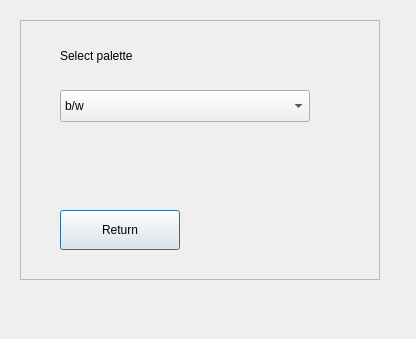
<?xml version="1.0" encoding="UTF-8"?>
<ui version="4.0">
 <class>PaletteDialog</class>
 <widget class="QDialog" name="PaletteDialog">
  <property name="geometry">
   <rect>
    <x>0</x>
    <y>0</y>
    <width>416</width>
    <height>339</height>
   </rect>
  </property>
  <property name="windowTitle">
   <string>Dialog</string>
  </property>
  <property name="styleSheet">
   <string notr="true"/>
  </property>
  <widget class="QFrame" name="PaletteFrame">
   <property name="geometry">
    <rect>
     <x>20</x>
     <y>20</y>
     <width>360</width>
     <height>260</height>
    </rect>
   </property>
   <property name="styleSheet">
    <string notr="true"/>
   </property>
   <property name="frameShape">
    <enum>QFrame::StyledPanel</enum>
   </property>
   <property name="frameShadow">
    <enum>QFrame::Raised</enum>
   </property>
   <widget class="QLabel" name="PaletteLabel">
    <property name="geometry">
     <rect>
      <x>40</x>
      <y>20</y>
      <width>400</width>
      <height>32</height>
     </rect>
    </property>
    <property name="styleSheet">
     <string notr="true"/>
    </property>
    <property name="text">
     <string>Select palette</string>
    </property>
   </widget>
   <widget class="QComboBox" name="PaletteComboBox">
    <property name="geometry">
     <rect>
      <x>40</x>
      <y>70</y>
      <width>250</width>
      <height>32</height>
     </rect>
    </property>
    <property name="styleSheet">
     <string notr="true"/>
    </property>
    <property name="currentText">
     <string>b/w</string>
    </property>
    <property name="iconSize">
     <size>
      <width>16</width>
      <height>16</height>
     </size>
    </property>
    <property name="placeholderText">
     <string/>
    </property>
    <item>
     <property name="text">
      <string>b/w</string>
     </property>
    </item>
    <item>
     <property name="text">
      <string>iron</string>
     </property>
    </item>
    <item>
     <property name="text">
      <string>rainbow</string>
     </property>
    </item>
    <item>
     <property name="text">
      <string>soil</string>
     </property>
    </item>
   </widget>
   <widget class="QLabel" name="PalleteIconLabel">
    <property name="geometry">
     <rect>
      <x>40</x>
      <y>130</y>
      <width>250</width>
      <height>20</height>
     </rect>
    </property>
    <property name="styleSheet">
     <string notr="true"/>
    </property>
    <property name="text">
     <string/>
    </property>
    <property name="pixmap">
     <pixmap resource="res_rs.qrc">:/icons/icons/palette_bw.svg</pixmap>
    </property>
   </widget>
   <widget class="QPushButton" name="PaletteReturnButton">
    <property name="geometry">
     <rect>
      <x>40</x>
      <y>190</y>
      <width>120</width>
      <height>40</height>
     </rect>
    </property>
    <property name="styleSheet">
     <string notr="true"/>
    </property>
    <property name="text">
     <string>Return</string>
    </property>
   </widget>
  </widget>
 </widget>
 <resources>
  <include location="res_rs.qrc"/>
 </resources>
 <connections/>
</ui>
